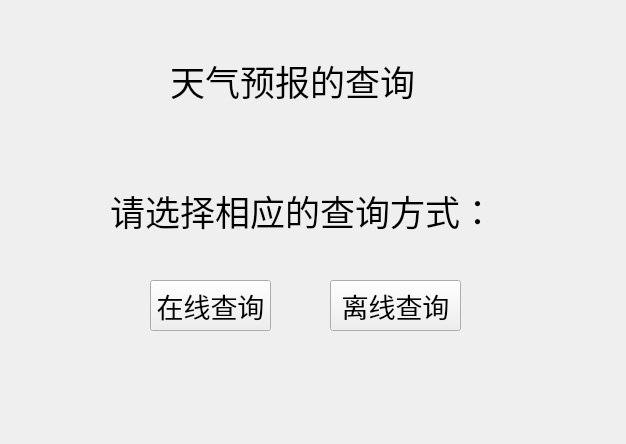
<?xml version="1.0" encoding="UTF-8"?>
<ui version="4.0">
 <class>Form</class>
 <widget class="QWidget" name="Form">
  <property name="geometry">
   <rect>
    <x>0</x>
    <y>0</y>
    <width>626</width>
    <height>444</height>
   </rect>
  </property>
  <property name="windowTitle">
   <string>Form</string>
  </property>
  <widget class="QLabel" name="label">
   <property name="geometry">
    <rect>
     <x>110</x>
     <y>170</y>
     <width>471</width>
     <height>81</height>
    </rect>
   </property>
   <property name="font">
    <font>
     <family>楷体</family>
     <pointsize>26</pointsize>
    </font>
   </property>
   <property name="text">
    <string>请选择相应的查询方式：</string>
   </property>
  </widget>
  <widget class="QPushButton" name="pushButton">
   <property name="geometry">
    <rect>
     <x>150</x>
     <y>280</y>
     <width>121</width>
     <height>51</height>
    </rect>
   </property>
   <property name="font">
    <font>
     <family>Arial</family>
     <pointsize>20</pointsize>
    </font>
   </property>
   <property name="text">
    <string>在线查询</string>
   </property>
  </widget>
  <widget class="QPushButton" name="pushButton_2">
   <property name="geometry">
    <rect>
     <x>330</x>
     <y>280</y>
     <width>131</width>
     <height>51</height>
    </rect>
   </property>
   <property name="font">
    <font>
     <family>Arial</family>
     <pointsize>20</pointsize>
    </font>
   </property>
   <property name="text">
    <string>离线查询</string>
   </property>
  </widget>
  <widget class="QLabel" name="label_2">
   <property name="geometry">
    <rect>
     <x>170</x>
     <y>50</y>
     <width>271</width>
     <height>61</height>
    </rect>
   </property>
   <property name="font">
    <font>
     <family>Arial</family>
     <pointsize>26</pointsize>
    </font>
   </property>
   <property name="text">
    <string>天气预报的查询</string>
   </property>
  </widget>
 </widget>
 <resources/>
 <connections/>
</ui>
